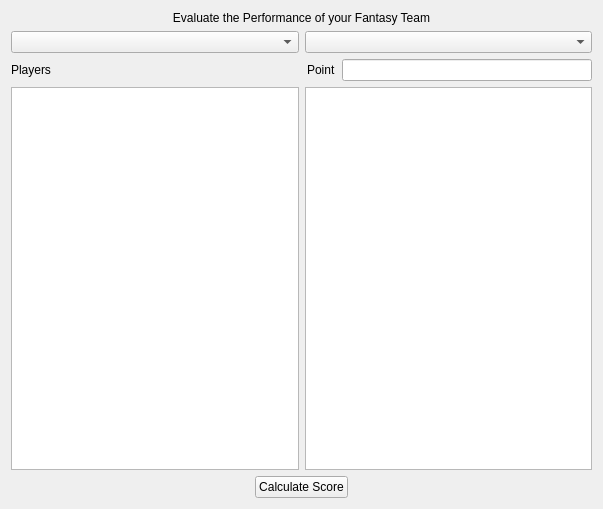
<?xml version="1.0" encoding="UTF-8"?>
<ui version="4.0">
 <class>Form</class>
 <widget class="QWidget" name="Form">
  <property name="geometry">
   <rect>
    <x>0</x>
    <y>0</y>
    <width>603</width>
    <height>509</height>
   </rect>
  </property>
  <property name="windowTitle">
   <string>Form</string>
  </property>
  <layout class="QGridLayout" name="gridLayout">
   <item row="0" column="0" colspan="2">
    <layout class="QVBoxLayout" name="verticalLayout">
     <item>
      <widget class="QLabel" name="label">
       <property name="text">
        <string>Evaluate the Performance of your Fantasy Team</string>
       </property>
       <property name="alignment">
        <set>Qt::AlignCenter</set>
       </property>
      </widget>
     </item>
     <item>
      <layout class="QHBoxLayout" name="horizontalLayout">
       <item>
        <widget class="QComboBox" name="comboBox_teams"/>
       </item>
       <item>
        <widget class="QComboBox" name="comboBox_match"/>
       </item>
      </layout>
     </item>
    </layout>
   </item>
   <item row="1" column="0" colspan="2">
    <layout class="QHBoxLayout" name="horizontalLayout_4">
     <item>
      <layout class="QHBoxLayout" name="horizontalLayout_2">
       <item>
        <widget class="QLabel" name="label_players">
         <property name="text">
          <string>Players</string>
         </property>
        </widget>
       </item>
       <item>
        <spacer name="horizontalSpacer_3">
         <property name="orientation">
          <enum>Qt::Horizontal</enum>
         </property>
         <property name="sizeHint" stdset="0">
          <size>
           <width>40</width>
           <height>20</height>
          </size>
         </property>
        </spacer>
       </item>
       <item>
        <widget class="QLabel" name="label_point">
         <property name="text">
          <string>Point</string>
         </property>
        </widget>
       </item>
       <item>
        <widget class="QLineEdit" name="lineEdit_totalScore"/>
       </item>
      </layout>
     </item>
    </layout>
   </item>
   <item row="2" column="0">
    <layout class="QVBoxLayout" name="verticalLayout_3">
     <item>
      <widget class="QListWidget" name="listWidget_players"/>
     </item>
    </layout>
   </item>
   <item row="2" column="1">
    <layout class="QVBoxLayout" name="verticalLayout_2">
     <item>
      <widget class="QListWidget" name="listWidget_score"/>
     </item>
    </layout>
   </item>
   <item row="3" column="0" colspan="2">
    <layout class="QHBoxLayout" name="horizontalLayout_3">
     <item>
      <spacer name="horizontalSpacer">
       <property name="orientation">
        <enum>Qt::Horizontal</enum>
       </property>
       <property name="sizeHint" stdset="0">
        <size>
         <width>40</width>
         <height>20</height>
        </size>
       </property>
      </spacer>
     </item>
     <item>
      <widget class="QPushButton" name="pushButton">
       <property name="text">
        <string>Calculate Score</string>
       </property>
      </widget>
     </item>
     <item>
      <spacer name="horizontalSpacer_2">
       <property name="orientation">
        <enum>Qt::Horizontal</enum>
       </property>
       <property name="sizeHint" stdset="0">
        <size>
         <width>40</width>
         <height>20</height>
        </size>
       </property>
      </spacer>
     </item>
    </layout>
   </item>
  </layout>
 </widget>
 <resources/>
 <connections/>
</ui>
